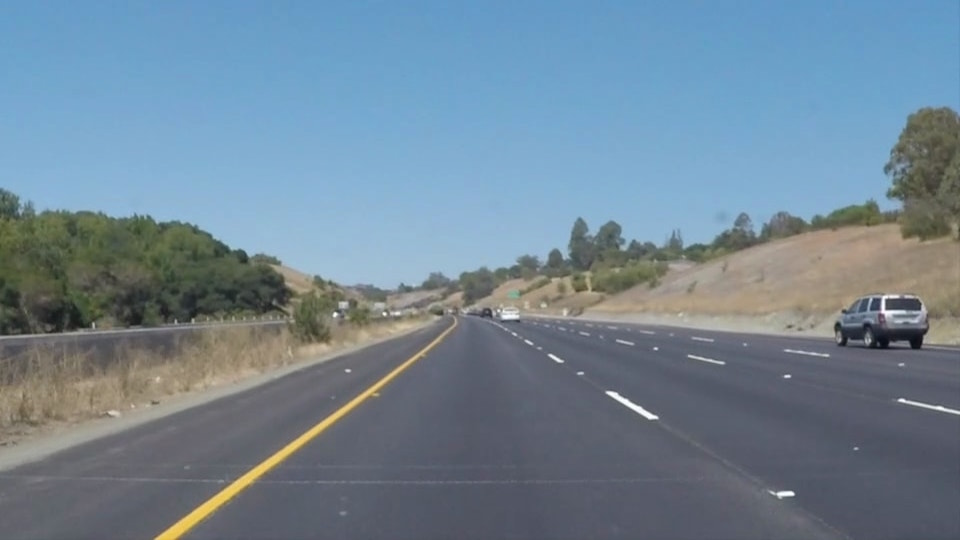
#> input picture Test images/1.jpg, 960 x 540 px; its folder holds only this picture in this run
$ python -i 'Python code.py'   (imports and definitions only)
#> lines starting #> are read from the running program, lines starting #| are printed output that depends on the picture; after the words box and inside, x2 and y2 are one past the last pixel; in counts of white or black regions, pixels touching at a corner belong together
#Importing some useful packages
import matplotlib.pyplot as plt
import matplotlib.image as mpimg
import numpy as np
import cv2
import os
import glob
from moviepy.editor import *
import time

# [19 lines left out: function list_images, not called in this run]

    #Reading in the test images
# [2 lines not run here, left out]

# [21 lines left out: function RGB_color_selection, not called in this run]

# [1 line not run here, left out]

def convert_hsv(image):
    """
    Convert RGB images to HSV.
        Parameters:
            image: An np.array compatible with plt.imshow.
    """
    return cv2.cvtColor(image, cv2.COLOR_RGB2HSV)
#> returned value: shape (540, 960, 3); mean H, S, V 90, 67.7, 154.4

# [1 line not run here, left out]

def HSV_color_selection(image):
    """
    Apply color selection to the HSV images to blackout everything except for white and yellow lane lines.
        Parameters:
            image: An np.array compatible with plt.imshow.
    """
    #Convert the input image to HSV
    converted_image = convert_hsv(image)

    #White color mask
    lower_threshold = np.uint8([0, 0, 210])
    upper_threshold = np.uint8([255, 30, 255])
    white_mask = cv2.inRange(converted_image, lower_threshold, upper_threshold)
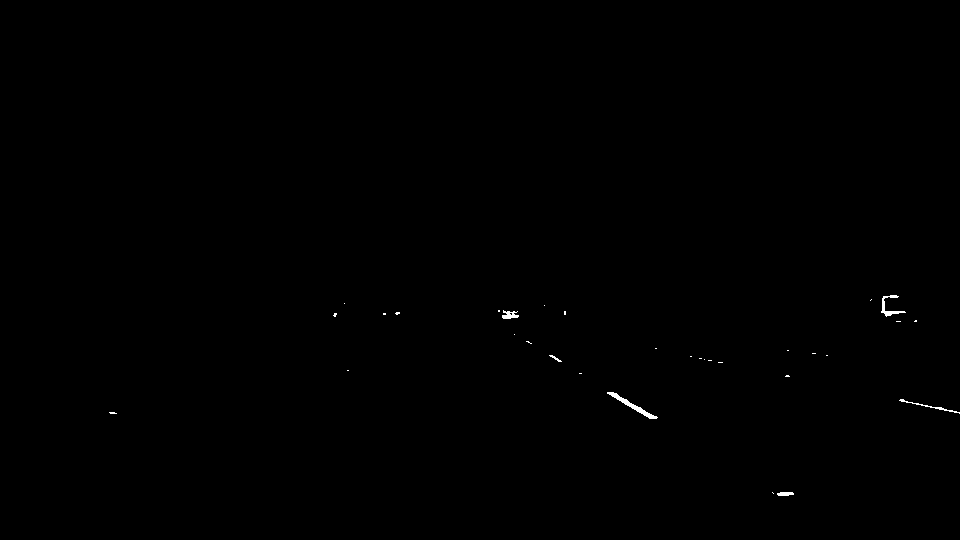
#> white_mask: shape (540, 960); 0.15% white; 32 white regions (26 under 20 px), largest, box (x1, y1, x2, y2) and area: (607, 392, 658, 419) 241, (881, 295, 906, 317) 151, (899, 399, 960, 414) 105, (502, 310, 519, 319) 95, (777, 492, 794, 496) 58, (549, 355, 562, 362) 29

    #Yellow color mask
    lower_threshold = np.uint8([18, 80, 80])
    upper_threshold = np.uint8([30, 255, 255])
    yellow_mask = cv2.inRange(converted_image, lower_threshold, upper_threshold)
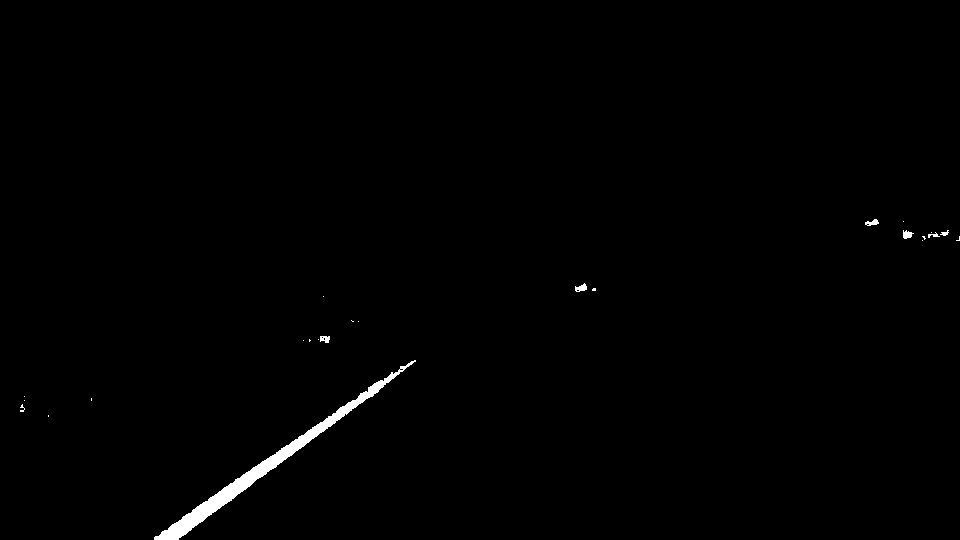
#> yellow_mask: shape (540, 960); 0.7% white; 24 white regions (17 under 20 px), largest, box (x1, y1, x2, y2) and area: (154, 360, 416, 540) 3263, (575, 283, 587, 292) 66, (903, 230, 914, 239) 64

    #Combine white and yellow masks
    mask = cv2.bitwise_or(white_mask, yellow_mask)
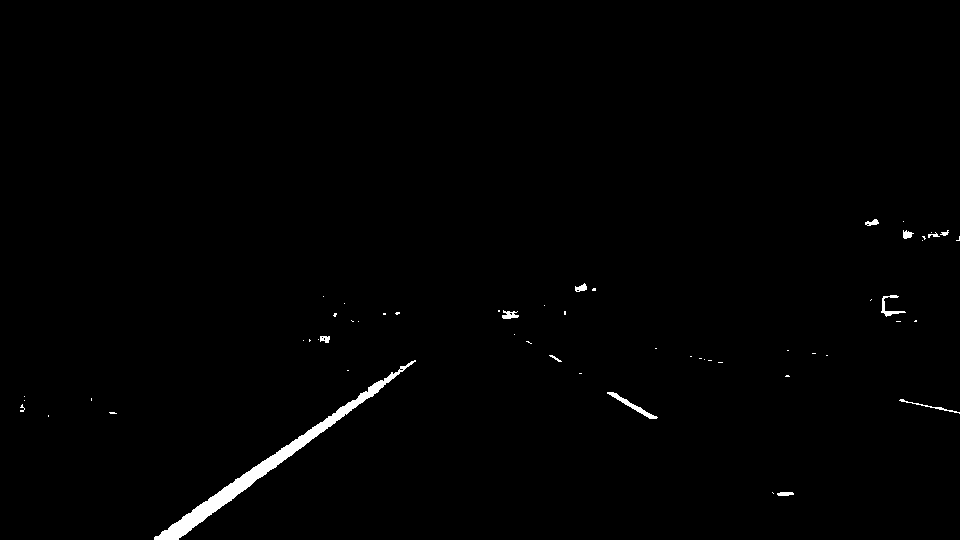
#> mask: shape (540, 960); 0.85% white; 56 white regions (43 under 20 px), largest, box (x1, y1, x2, y2) and area: (154, 360, 416, 540) 3263, (607, 392, 658, 419) 241, (881, 295, 906, 317) 151
    masked_image = cv2.bitwise_and(image, image, mask = mask)

    return masked_image

# [1 line not run here, left out]

# [7 lines left out: function convert_hsl, not called in this run]

# [1 line not run here, left out]

# [24 lines left out: function HSL_color_selection, not called in this run]

# [1 line not run here, left out]

# [1 line that did not run here, left out]

# [7 lines left out: function gray_scale, not called in this run]

# [1 line that did not run here, left out]
# [1 line not run here, left out]

# [9 lines left out: function gaussian_smoothing, not called in this run]

# [1 line that did not run here, left out]
# [1 line not run here, left out]

# [24 lines left out: function region_selection, not called in this run]

# [1 line that did not run here, left out]
# [1 line not run here, left out]

# [74 lines left out: functions average_slope_intercept, pixel_points, lane_lines, draw_lane_lines, not called in this run]


lane_images = []
# [5 lines not run here, left out]

>>> import cv2
>>> picture = cv2.cvtColor(cv2.imread('Test images/1.jpg'), cv2.COLOR_BGR2RGB)
>>> result = HSV_color_selection(picture)

$ run again, on Test images/2.jpg
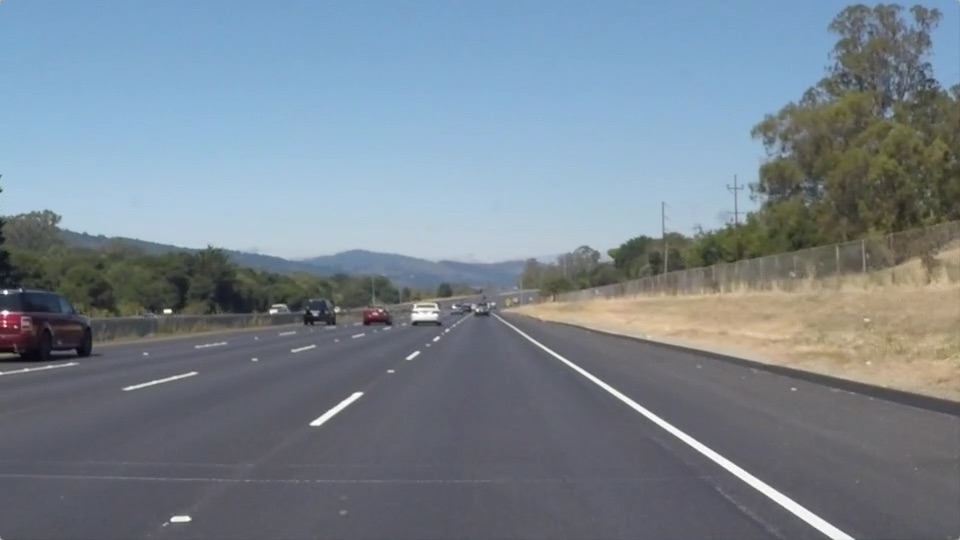
#> input picture Test images/2.jpg, 960 x 540 px
#> in HSV_color_selection, `white_mask = cv2.inRange(converted_image, lower_threshold, upper_thres..`:
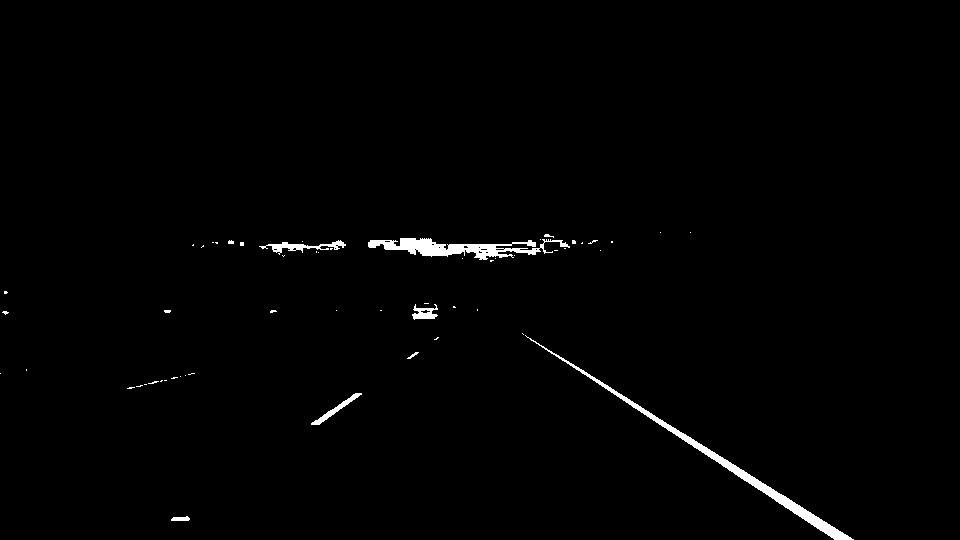
#> white_mask: shape (540, 960); 1% white; 56 white regions (47 under 20 px), largest, box (x1, y1, x2, y2) and area: (525, 335, 854, 540) 2269, (368, 238, 570, 260) 1858, (259, 240, 346, 255) 409
#> yellow_mask: shape (540, 960); 1.1% white; 150 white regions (121 under 20 px), largest, box (x1, y1, x2, y2) and area: (824, 130, 911, 186) 1421, (820, 94, 868, 122) 529, (913, 140, 951, 170) 514
#> mask: shape (540, 960); 2.2% white; 206 white regions (168 under 20 px), largest, box (x1, y1, x2, y2) and area: (525, 335, 854, 540) 2269, (368, 238, 570, 260) 1858, (824, 130, 911, 186) 1421
#> in HSV_color_selection, `masked_image = cv2.bitwise_and(image, image, mask = mask)`:
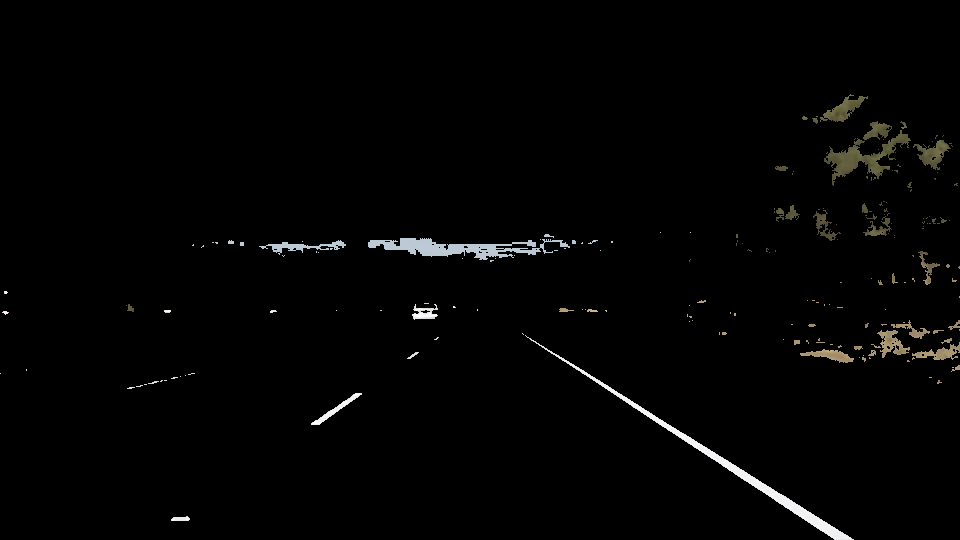
#> masked_image: shape (540, 960, 3); mean R, G, B 3.6, 3.6, 3.3

$ run again, on Test images/4.jpg
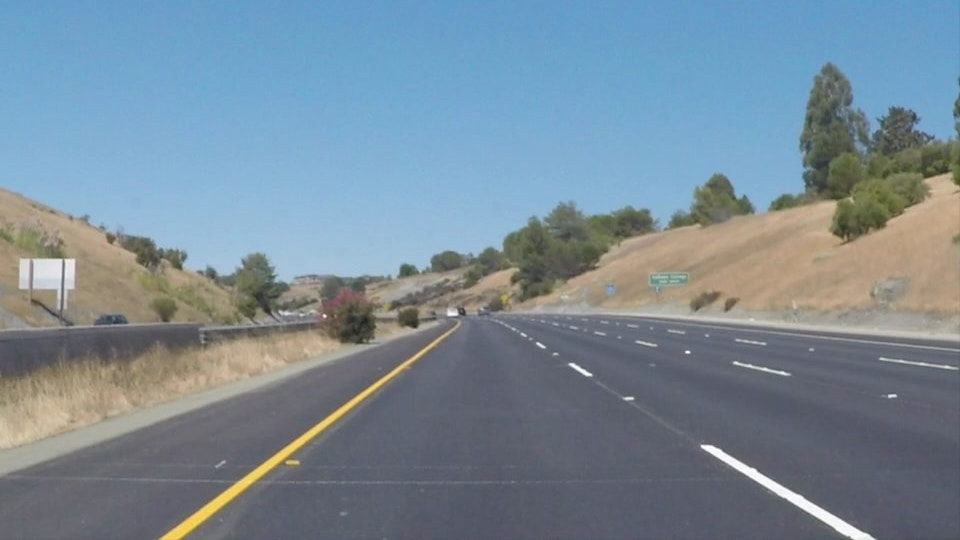
#> input picture Test images/4.jpg, 960 x 540 px
#> in HSV_color_selection, `white_mask = cv2.inRange(converted_image, lower_threshold, upper_thres..`:
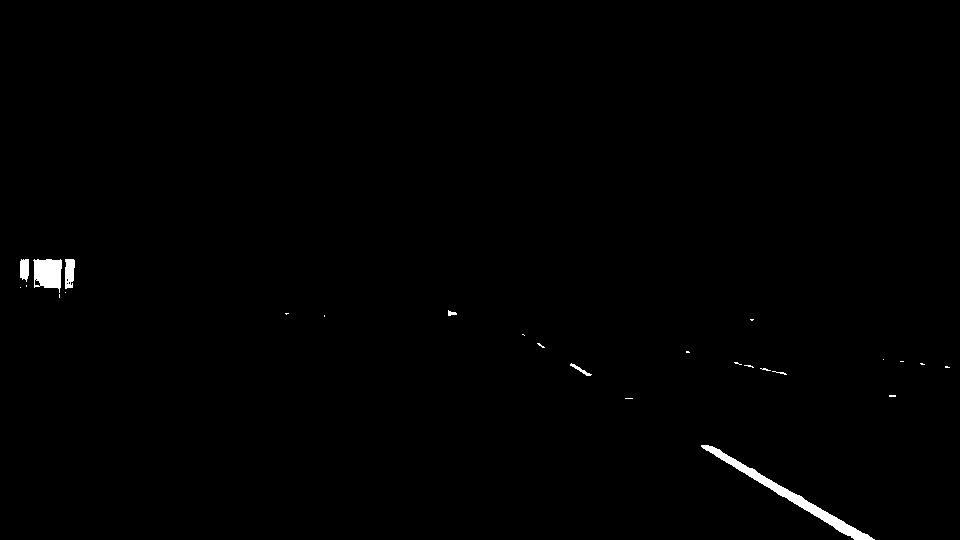
#> white_mask: shape (540, 960); 0.59% white; 26 white regions (19 under 20 px), largest, box (x1, y1, x2, y2) and area: (701, 445, 875, 540) 1608, (33, 259, 62, 293) 748, (65, 259, 75, 289) 250
#> yellow_mask: shape (540, 960); 0.97% white; 89 white regions (72 under 20 px), largest, box (x1, y1, x2, y2) and area: (160, 343, 438, 540) 3503, (864, 194, 924, 235) 368, (138, 276, 160, 289) 189
#> in HSV_color_selection, `mask = cv2.bitwise_or(white_mask, yellow_mask)`:
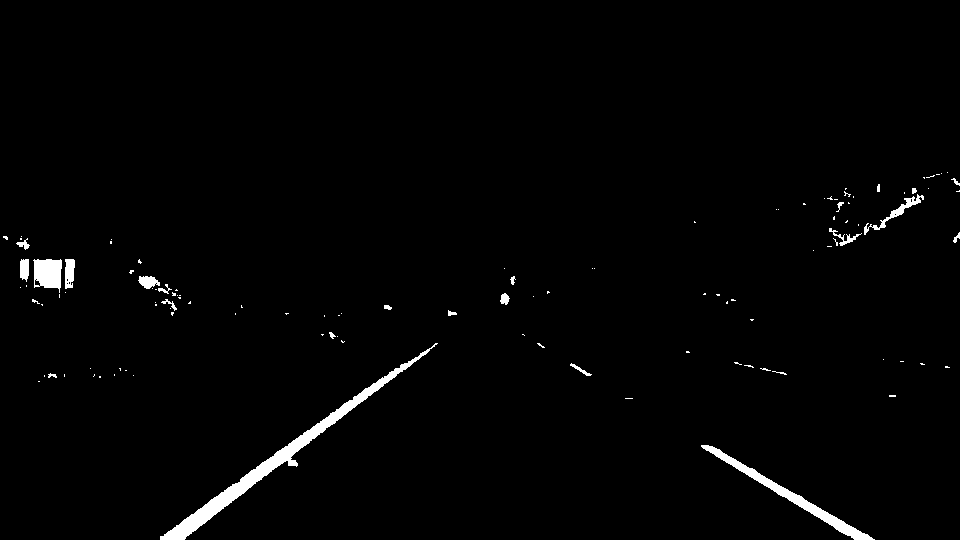
#> mask: shape (540, 960); 1.6% white; 115 white regions (91 under 20 px), largest, box (x1, y1, x2, y2) and area: (160, 343, 438, 540) 3503, (701, 445, 875, 540) 1608, (33, 259, 62, 293) 748
